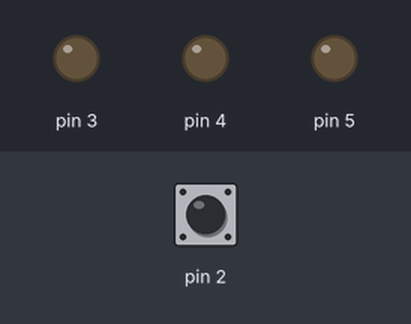
The sketch below on a simulated Arduino Uno, built with avr-gcc and run on an emulated ATmega328P. Parts: output pins drawn as LEDs (lit = HIGH). Inputs (shaded band) come from the test bench; at power-on: pin 2 LOW.

Above: at 1.2 s.
1.3 s: pin 2 driven HIGH
At 2.0 s:
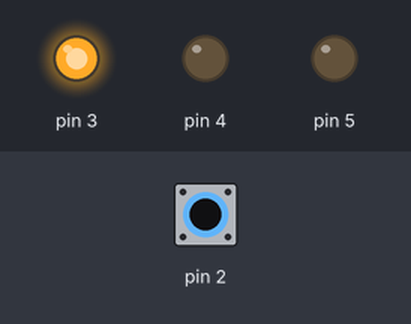
2.8 s: pin 2 pulsed LOW 5 times (0.12 s each, 0.3 s apart)
At 3.37 s:
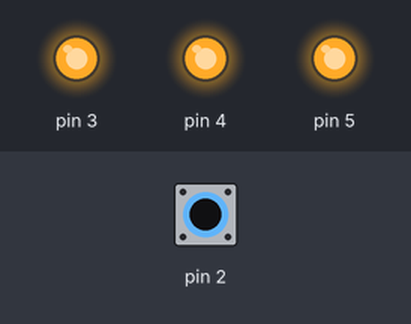
At 4.9 s:
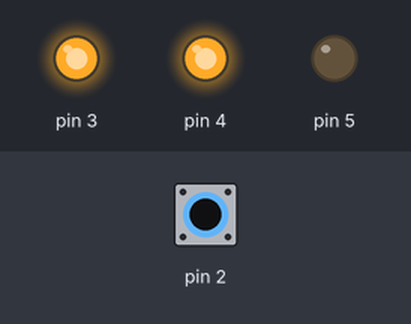
Timing chart, 0 to 6.4 s (numbered marks = the images above; inputs shaded):
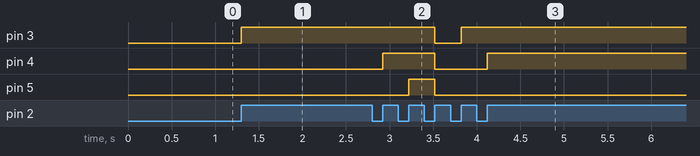

Measured:
- after the input at 1.3 s, pin 3: LOW → HIGH at once
- after the input at 2.8 s, pin 3: HIGH → LOW after 0.72 s, → HIGH 0.30 s later; pin 4: LOW → HIGH after 0.12 s, → LOW 0.60 s later, → HIGH 0.60 s later; pin 5: LOW → HIGH after 0.42 s, → LOW 0.30 s later

The sketch:

test_bulbs_1.ino
```cpp
int switchState = LOW, i;
int bulbState[3] = {LOW, LOW, LOW};
int previous = LOW;
long time = 0;
long debounce = 200;

void setup() {
  // put your setup code here, to run once:
  pinMode(5, OUTPUT);
  pinMode(3, OUTPUT);
  pinMode(4, OUTPUT);
  pinMode(2, INPUT);
}

void loop() {
  switchState = digitalRead(2);

  // if the input just went from LOW and HIGH and we've waited long enough
  // to ignore any noise on the circuit, toggle the output pin and remember
  // the time
  if (switchState == HIGH && previous == LOW && millis() - time > debounce) {

    if (bulbState[0] == HIGH){   //red is on --> check yellow
      if(bulbState[1] == LOW){   //yellow off --> turn it on
        bulbState[1] = HIGH;
      } else {                   //yellow on --> check green
        if(bulbState[2] == LOW){ //green off --> turn it on
          bulbState[2] = HIGH;
        } else {                 //green on --> turn all off
           for(int i = 0; i < 3; i++){
             bulbState[i] = LOW;
           }
        }
      }
    } else { //red is low --> turn it on
      bulbState[0] = HIGH;
    }

 //     bulbState[0] = LOW;
 //   else
 //     bulbState[0] = HIGH;

    time = millis();
  }

  for(int i = 0; i < 3; i++) {
    digitalWrite(i+3, bulbState[i]);
  }

  previous = switchState;
}
```
